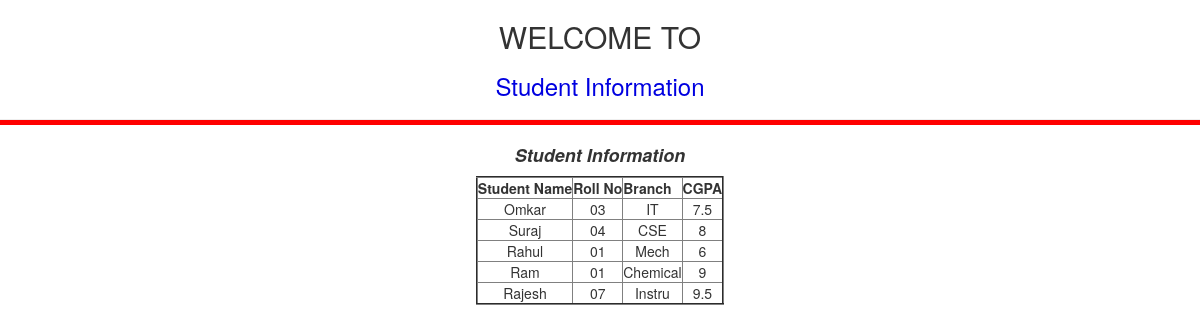
The app's page /record/ with its own data.
### Student/models.py (models this page shows)
class Student_information(models.Model):
    Name = models.CharField(max_length=30)
    RollNo = models.CharField(max_length=30)
    Branch = models.CharField(max_length=30)
    CGPA = models.CharField(max_length=30)

### Student/views.py (the view)
# urls.py: url(r'^record/', view_record),
def view_record(request):
     stud_record = Student_information.objects.all()
     return render(request,'record.html',{'stud12':stud_record})

### templates/record.html (shortened to what this page needs)
<!doctype html>
<html>
    <head>
        <link rel="stylesheet" href="https://maxcdn.bootstrapcdn.com/bootstrap/3.3.7/css/bootstrap.min.css" />
    </head>
    <body>
    	<h2> <center>WELCOME TO </h2></center>
    	  <h3><center><font color="purpel">Student Information </font> </h3></center>
    	  <hr color="green">
    	  <h4> <center> <b><i>Student Information </i></b></center> </h4>
    	 		<table border=2  color="purple" align="center" >
				<tr>
          <th>Student Name</th>
          <th>Roll No</th>
          <th>Branch</th>
         <th>CGPA</th>
 				</tr>
	    		{% for entry in stud12 %}
	    		<tr>
          <td align="center"> {{ entry.Name }} </td>
          <td align="center"> {{ entry.RollNo}} </td>
          <td align="center"> {{ entry.Branch}} </td>
          <td align="center"> {{ entry.CGPA}} </td>
 				</tr>
				{% endfor %}
    </body>
</html>

### templates/record.html (style rules this page uses)
hr { color: #f00; background-color: #f00; height: 5px; }

### records on screen
Student_information: Name "Omkar", RollNo "03", Branch "IT", CGPA "7.5"
Student_information: Name "Suraj", RollNo "04", Branch "CSE", CGPA "8"
Student_information: Name "Rahul", RollNo "01", Branch "Mech", CGPA "6"
Student_information: Name "Ram", RollNo "01", Branch "Chemical", CGPA "9"
Student_information: Name "Rajesh", RollNo "07", Branch "Instru", CGPA "9.5"
